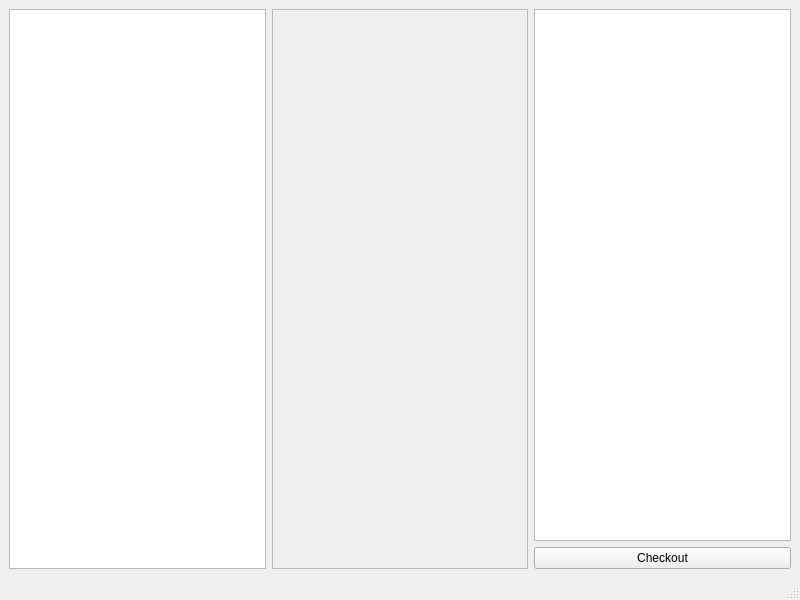
<?xml version="1.0" encoding="UTF-8"?>
<ui version="4.0">
 <class>MainWindow</class>
 <widget class="QMainWindow" name="MainWindow">
  <property name="geometry">
   <rect>
    <x>0</x>
    <y>0</y>
    <width>800</width>
    <height>600</height>
   </rect>
  </property>
  <property name="windowTitle">
   <string>MainWindow</string>
  </property>
  <widget class="QWidget" name="centralwidget">
   <layout class="QHBoxLayout" name="horizontalLayout">
    <item>
     <widget class="QListView" name="listView"/>
    </item>
    <item>
     <widget class="QScrollArea" name="scrollArea">
      <property name="widgetResizable">
       <bool>true</bool>
      </property>
      <widget class="QWidget" name="scrollAreaWidgetContents">
       <property name="geometry">
        <rect>
         <x>0</x>
         <y>0</y>
         <width>254</width>
         <height>537</height>
        </rect>
       </property>
       <layout class="QVBoxLayout" name="verticalLayout_2"/>
      </widget>
     </widget>
    </item>
    <item>
     <layout class="QVBoxLayout" name="verticalLayout">
      <item>
       <widget class="QTableWidget" name="tableView">
        <property name="gridStyle">
         <enum>Qt::DashLine</enum>
        </property>
       </widget>
      </item>
      <item>
       <widget class="QPushButton" name="CheckoutButton">
        <property name="text">
         <string>Checkout</string>
        </property>
       </widget>
      </item>
     </layout>
    </item>
   </layout>
  </widget>
  <widget class="QMenuBar" name="menubar">
   <property name="geometry">
    <rect>
     <x>0</x>
     <y>0</y>
     <width>800</width>
     <height>21</height>
    </rect>
   </property>
  </widget>
  <widget class="QStatusBar" name="statusbar"/>
 </widget>
 <resources/>
 <connections/>
</ui>
